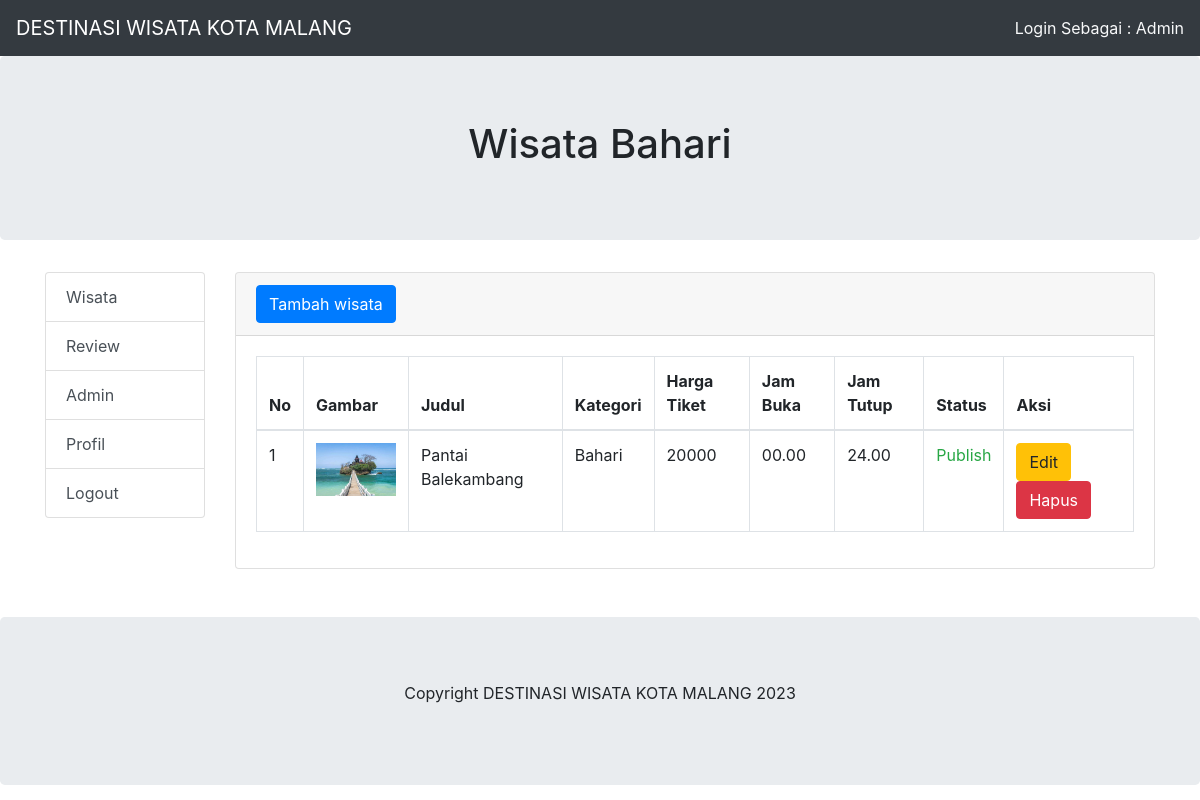
The app's page /admin/index.php?halaman=wisata&kategori=3 (signed in) with its own data.
### tables this page shows
CREATE TABLE `profil` (
  `nama_website` varchar(50) NOT NULL
);

CREATE TABLE `kategori` (
  `id_kategori` int(11) NOT NULL,
  `nama_kategori` varchar(50) NOT NULL,
  `gambar_kategori` varchar(200) NOT NULL DEFAULT 'gambar_default.png'
);

CREATE TABLE `wisata` (
  `id_wisata` int(11) NOT NULL,
  `kode_wisata` char(10) NOT NULL,
  `judul_wisata` varchar(100) NOT NULL,
  `isi_wisata` text NOT NULL,
  `gambar` varchar(100) NOT NULL DEFAULT 'gambar_default.png',
  `harga_tiket` int(10) NOT NULL,
  `jam_buka` char(10) NOT NULL,
  `jam_tutup` char(10) NOT NULL,
  `status` int(11) NOT NULL,
  `id_kategori` int(11) NOT NULL,
  `id_pengguna` int(11) NOT NULL
);

### admin/wisata/index.php (the view, shortened to what this page needs)
<div class="card mb-4">
    <div class="card-header">
        <button type="button" id="btn-tambah-wisata" class="btn btn-primary"><span class="text"><i class="fas fa-car fa-sm"></i> Tambah wisata</span></button>
    </div>
    <div class="card-body">
        <table class="table table-bordered" id="dataTable" width="100%" cellspacing="0">
            <thead>
                <tr>
                    <th>No</th>
                    <th>Gambar</th>
                    <th>Judul</th>
                    <th>Kategori</th>
                    <th>Harga Tiket</th>
                    <th>Jam Buka</th>
                    <th>Jam Tutup</th>
                    <th>Status</th>
                    <th>Aksi</th>
                </tr>
            </thead>
            <tbody>
            <?php
                include '../config/database.php';
                $id_kategori=$_GET['kategori'];
                $sql="select * from wisata inner join kategori on kategori.id_kategori=wisata.id_kategori where kategori.id_kategori='$id_kategori' order by id_wisata desc";
                $hasil=mysqli_query($kon,$sql);
                $no=0;
                while ($data = mysqli_fetch_array($hasil)):
                $no++;
            ?>
            <tr>
                <td><?php echo $no; ?></td>
                <td><img  src="wisata/gambar/<?php echo $data['gambar'];?>" alt="Card image cap" width="80px"></td>
                <td><?php echo $data['judul_wisata']; ?></td>
                <td><?php echo  $data['nama_kategori'];  ?></td>
                <td><?php echo  $data['harga_tiket'];  ?></td>
                <td><?php echo  $data['jam_buka'];  ?></td>
                <td><?php echo  $data['jam_tutup'];  ?></td>
                <td><?php echo $data['status'] == 1 ? "<span class='text-success'>Publish</span>" : "<span class='text-warning'>Konsep</span>"; ?> </td>
                <td>
                    <button class="btn-edit-wisata btn btn-warning btn-circle" id_wisata="<?php echo $data['id_wisata']; ?>" kode_wisata="<?php echo $data['kode_wisata']; ?>" data-toggle="tooltip" title="Edit wisata" data-placement="top">Edit</button>
                    <button class="btn-hapus-wisata btn btn-danger btn-circle"  id_wisata="<?php echo $data['id_wisata']; ?>"  gambar="<?php echo $data['gambar']; ?>"  data-toggle="tooltip" title="Hapus wisata" data-placement="top">Hapus</button>
                </td>
            </tr>
            <?php endwhile; ?>
            </tbody>
        </table>
    </div>
</div>

### admin/index.php (shortened to what this page needs)
<!DOCTYPE html>
<html lang="en">
<head>
    <link href="https://cdn.jsdelivr.net/npm/bootstrap@5.3.0-alpha3/dist/css/bootstrap.min.css" rel="stylesheet">
    <link rel="stylesheet" href="../bootstrap/css/bootstrap.min.css">
</head>
<body>
    <nav class="navbar navbar-expand-md bg-dark navbar-dark">
        <?php
        include '../config/database.php';
        $ambil_kategori = mysqli_query($kon, "select * from profil limit 1");
        $row = mysqli_fetch_assoc($ambil_kategori);
        $nama_website = $row['nama_website'];
        $copy_right = $row['nama_website'];
        ?>
        <a class="navbar-brand" href="../index.php">
            <?php echo $nama_website; ?>
        </a>
        <div class="collapse navbar-collapse" id="collapsibleNavbar">
            <ul class="navbar-nav  ml-auto">
                <li class="text-light">Login Sebagai :
                    <?php echo $_SESSION["nama_pengguna"]; ?>
                </li>
            </ul>
        </div>
    </nav>
    <div class="jumbotron text-center">
        <?php
        if (isset($_GET['halaman']) && isset($_GET['kategori'])) {
            include '../config/database.php';
            $ambil_kategori = mysqli_query($kon, "select * from kategori where id_kategori='" . $_GET['kategori'] . "' limit 1");
            $row = mysqli_fetch_assoc($ambil_kategori);
            $kategori = $row['nama_kategori'];
            $halaman = $_GET['halaman'];
            echo "<h1>" . ucwords($halaman) . " " . ucwords($kategori) . "</h1>";
        }
        ?>
    </div>
    <div class="container">
        <div class="row">
            <div class="col-sm-2">
                <div class="list-group">
                    <a href="index.php?halaman=kategori" class="list-group-item list-group-item-action">Wisata</a>
                    <a href="index.php?halaman=review" class="list-group-item list-group-item-action">Review</a>
                    <a href="index.php?halaman=admin" class="list-group-item list-group-item-action">Admin</a>
                    <a href="index.php?halaman=profil" class="list-group-item list-group-item-action">Profil</a>
                    <a href="logout.php" class="list-group-item list-group-item-action">Logout</a>
                </div>
            </div>
            <div class="col-sm-10">
                <?php
                if (isset($_GET['halaman'])) {
                    $halaman = $_GET['halaman'];
                    switch ($halaman) {
                        case 'wisata':
                            include "wisata/index.php";
                            break;
                    }
                } else {
                    include "dashboard.php";
                }
                ?>
            </div>
        </div>
        <br>
    </div>
    <div class="jumbotron text-center" style="margin-bottom:0">
        <p>Copyright
            <?php echo $copy_right; ?> 2023
        </p>
    </div>
</body>
</html>

### records on screen
profil: nama_website "DESTINASI WISATA KOTA MALANG"
kategori: nama_kategori "Bahari"
wisata: gambar (picture), judul_wisata "Pantai Balekambang", id_kategori.nama_kategori "Bahari", harga_tiket "20000", jam_buka "00.00", jam_tutup "24.00", status "Publish"

### other values on screen
$_SESSION["nama_pengguna"] "Admin"
$halaman "Wisata"
